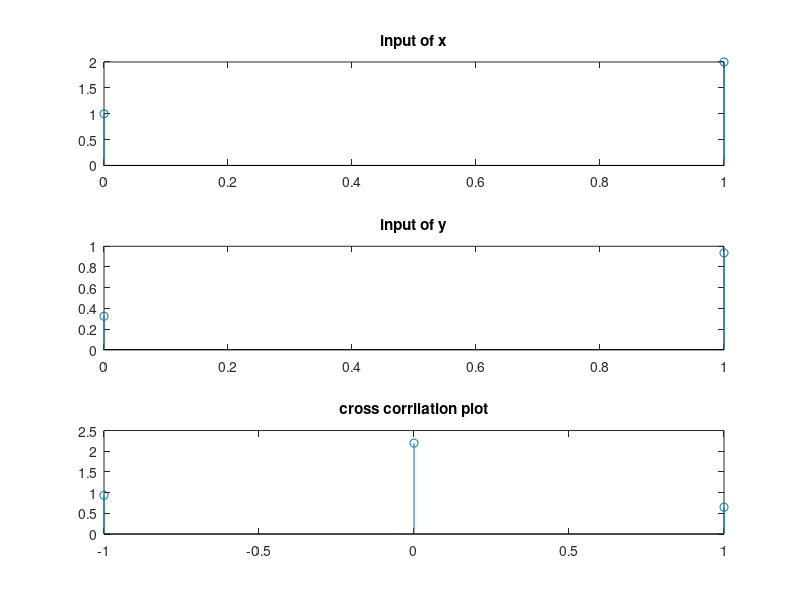

Write MATLAB code to recreate this figure.
close all;
clc;

x = [1,2];
%y = [1 1];
y = rand(1,2); % noise jodi bole
% cross corrilation r_xy
cross_corr = xcorr(x,y);

n_x = 0:length(x)-1;
n_y = 0:length(y)-1;
n_cross_corr = -(length(y)-1):length(x)-1;

figure;
subplot(311)
stem(n_x,x)
title('input of x')

subplot(312)
stem(n_y,y)
title('input of y')

subplot(313)
stem(n_cross_corr,cross_corr)
title ('cross corrilation plot')
